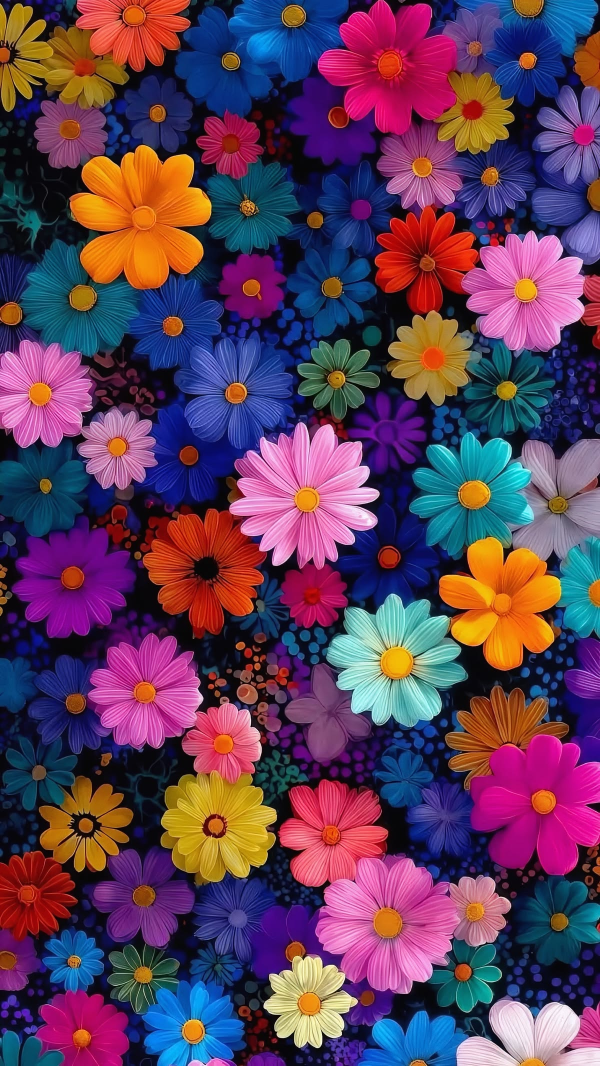
#> input picture lab_1_change_colour/input_image.jpg, 1200 x 2132 px (shown at 1/2 size)
$ jupyter execute colour_change.ipynb
#> lines starting #> are read from the running program, lines starting #| are printed output that depends on the picture
[cell 1]
from PIL import Image

[cell 2]
image = Image.open('input_image.jpg')
#> image is the input picture: PIL image 1200x2132 RGB; mean R, G, B 96.4, 62.3, 90.5
pixels = image.load()

[cell 3]
width, height = image.size
#> width = 1200; height = 2132
width, height
#> Out = (1200, 2132)

[cell 4]
pixels[400,600]
#> Out = (13, 39, 114)

[cell 5]
#Функция, которая принимает диапозон (r: 0-255, g: 0-255, b: 0-255) и в этом диапозоне меняет цвет на задаваемый
def change_colour(file_name: str ,colours_range: list[list[int]], colour : list[int] | tuple[int, int, int], output_name: str | None = None) -> None:

#> called with file_name = 'input_image.jpg', output_name = 'output.png'
    image = Image.open(file_name).convert("RGB")
    pixels = image.load()
    width, height = image.size
#> width = 1200; height = 2132

    new_colour = tuple(colour)

    (r_min, r_max), (g_min, g_max), (b_min, b_max) = colours_range

    for x in range(width):
        for y in range(height):
            r, g, b = pixels[x,y]
            if r_min <= r <= r_max and g_min <= g <= g_max and b_min <= b <= b_max:
                pixels[x, y] = new_colour

    save_path = output_name if output_name else file_name
    image.save(save_path)
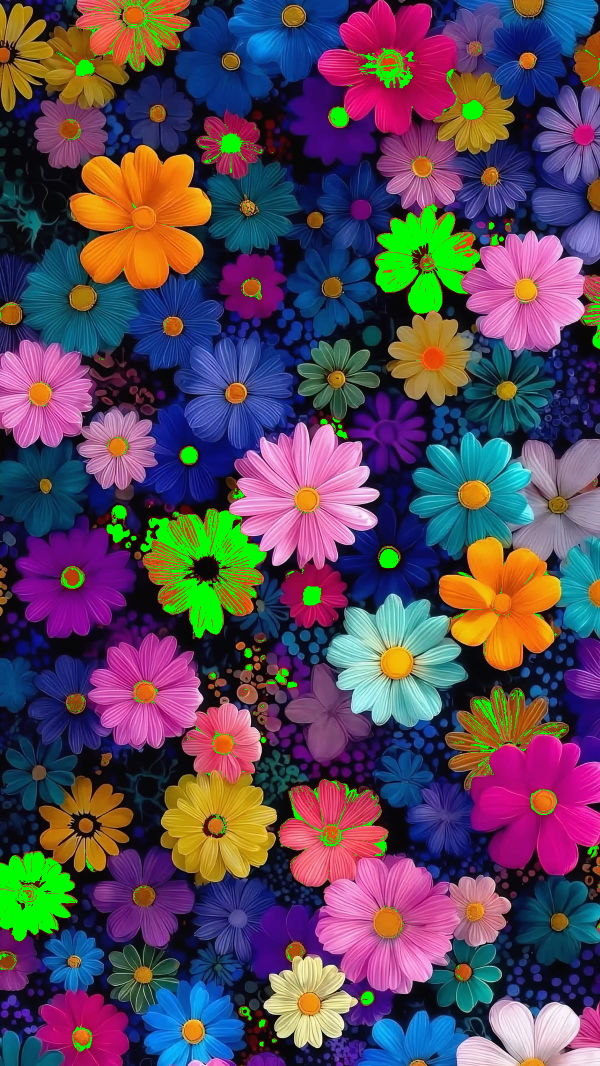
#> saved as output.png: PIL image 1200x2132 RGB (shown at 1/2 size); mean R, G, B 89.9, 72, 89.9
